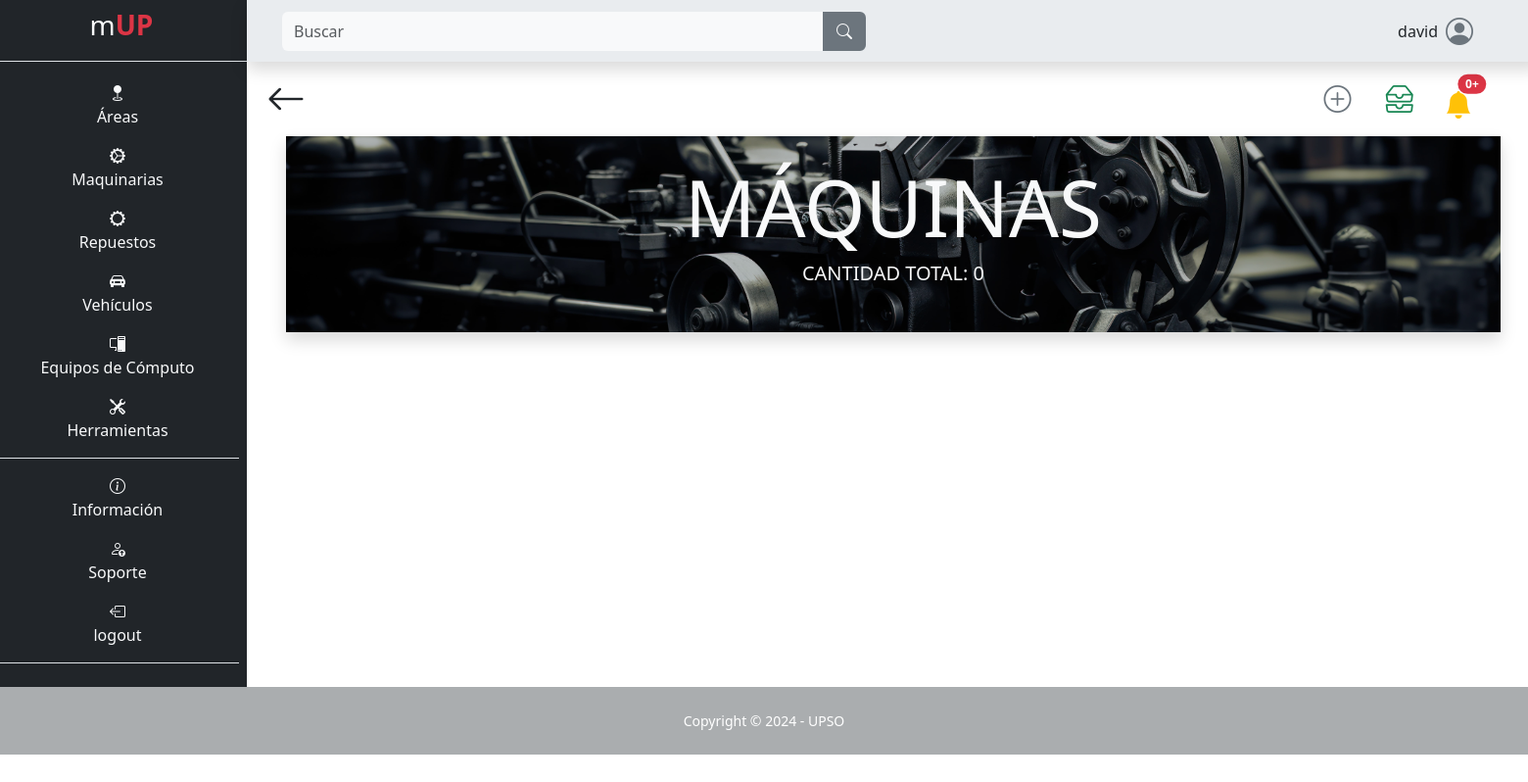
Before: /maquina/maquina/ (signed in) with the older database file.
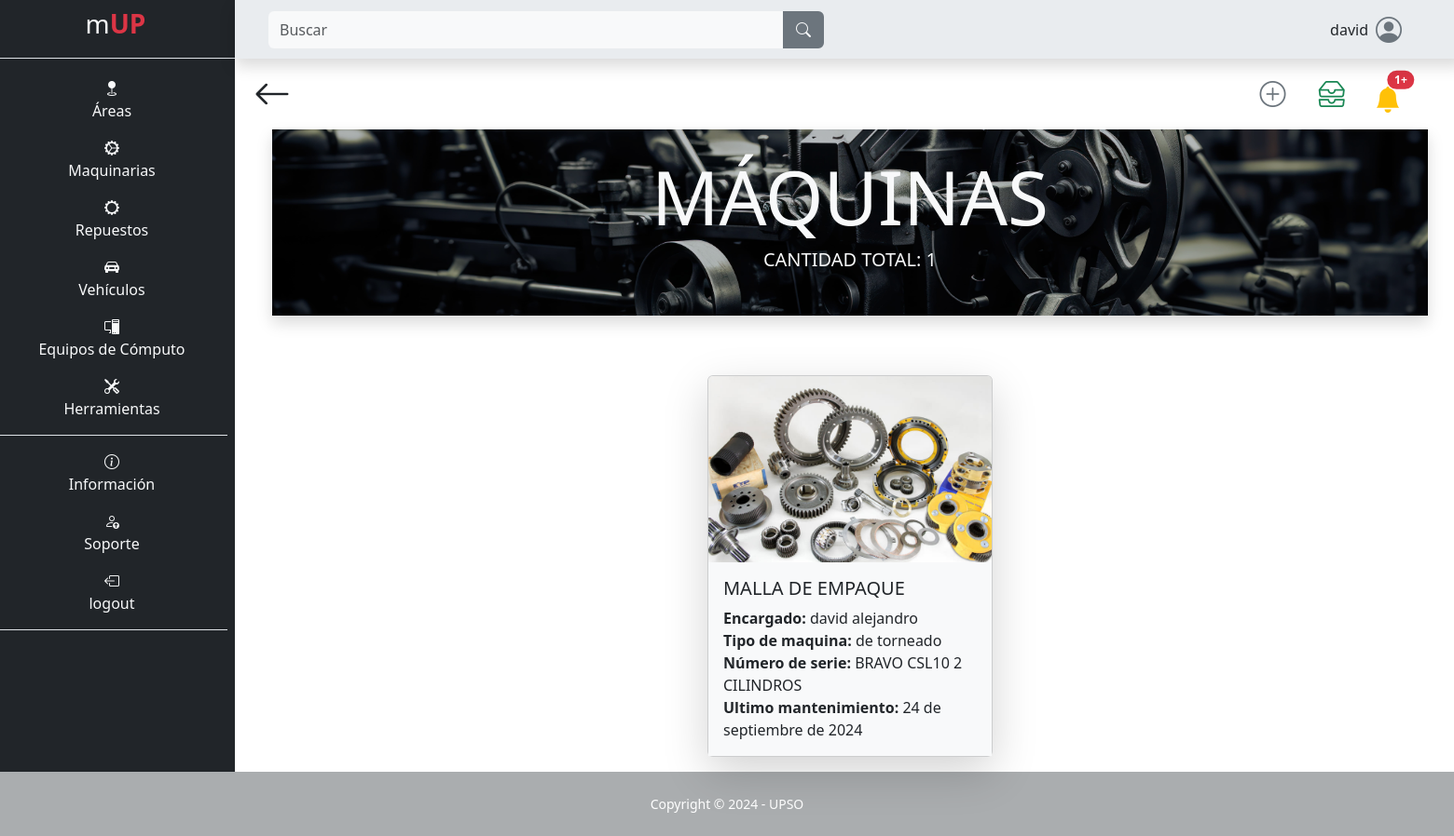
After: the same page with the newer database file.
### app/mUP_maquina/models.py (models this page shows, shortened)
class Maquina(models.Model):
    nombre = models.CharField(max_length=100, null=False, blank=False)
    encargado = models.CharField(max_length=100, blank=False, null=False)
    teléfono_encargado = models.CharField(max_length=100, blank=False, null=False)
    descripción = models.TextField(max_length=500, null=False, blank=False)
    ubicación = models.CharField(max_length=100, null=False, blank=False)
    tipo_de_máquina = models.CharField(max_length=100, null=False, blank=False)
    número_de_serie_o_modelo = models.CharField(max_length=100, null=False, blank=False)
    proveedor = models.CharField(max_length=100, null=False, blank=False)
    costo_de_adquisición = models.IntegerField(blank=False, null=False)
    fecha_de_adquisición = models.DateField(default=date.today, blank=False, null=False)
    fecha_de_instalación = models.DateField(default=date.today, blank=False, null=False)
    estado_de_garantía = models.CharField(max_length=100, null=False, blank=False)
    consumo_de_energía = models.CharField(max_length=100, null=False, blank=False)
    horas_máquina_trabajada = models.IntegerField(blank=False, null=False)
    intervalo_mantenimiento = models.IntegerField(blank=False, null=False)
    fecha_ultimo_mantenimiento = models.DateField(default=date.today, blank=False, null=False)
    imagen = models.ImageField(upload_to="maquina/imagen", null=False, blank=False)
    def horas_restantes_mantenimiento(self):
        ultimo_mantenimiento = MantenimientoMaquina.objects.filter(maquina=self, tipo__id=1).order_by('-fecha_fin').first()
        if ultimo_mantenimiento:
            horas_uso_ultimo_mantenimiento = ultimo_mantenimiento.hr_maquina
        else:
            horas_uso_ultimo_mantenimiento = 0
        proximo_mantenimineto = horas_uso_ultimo_mantenimiento + self.intervalo_mantenimiento
        horas_restantes = proximo_mantenimineto - self.horas_máquina_trabajada
        return horas_restantes

### app/mUP_maquina/views.py (the view)
# urls.py: path('maquina/', views.maquina, name="maquina"),
@login_required
def maquina(request):
    horas_alerta = HorasParaAlerta.objects.first().horas
    alert = Maquina.objects.all()
    maquinas = Maquina.objects.filter(nombre__icontains=request.GET.get('search', ''))
    total_maquinas = len(maquinas)
    alertas = []
    for maquina in alert:
        horas_restantes = maquina.horas_restantes_mantenimiento()
        if horas_restantes <= horas_alerta:
            alertas.append({
                'maquina': maquina,
                'horas_restantes': horas_restantes
            })
    alertas_ordenadas = sorted(alertas, key=lambda x: x['horas_restantes'])
    total_alertas = len(alertas_ordenadas)
    context = {
        'maquinas': maquinas,
        'total_maquinas': total_maquinas,
        'alertas': alertas_ordenadas,
        'total_alertas': total_alertas,
    }
    return render(request, 'mUP_maquina/maquina.html', context)

### templates/mUP_maquina/maquina.html (shortened to what this page needs)
{% extends "layout/base.html" %}
{% block 'content' %}
<div class="container">
    <div class="d-flex p-2 justify-content-between">
        <a class="text-decoration-none text-dark flecha-atras" href="{% url "index" %}">
            <i class="bi bi-arrow-left fs-1"></i>
        </a>
        <div class="pt-2 me-3 me-md-0">
            <a class="ms-1 fs-3 me-1 me-md-4 text-decoration-none text-secondary mas" href="{% url "maquina_nueva" %}">
                <i class="bi bi-plus-circle"></i>
            </a>
            <a class="ms-1 fs-3 me-1 me-md-4 text-decoration-none text-success tabla" href="{% url "maquina_tabla_mantenimientos" %}">
                <i class="bi bi-inboxes"></i>
            </a>
            <a type="button" class="btn btn-tranparent position-relative p-0 mb-0 me-1 me-md-5 alert" href="{% url "maquina_alertas" %}">
                <i class="bi bi-bell-fill fs-3 text-warning"></i>
                <span class="position-absolute top-0 start-100 translate-middle badge rounded-pill bg-danger">
                    {{ total_alertas }}+
                </span>
            </a>
        </div>
    </div>
    <div class="container cabecera_maquina shadow bg-secondary bg-opacity-50 p-4 bw-5">
        <h1 class="text-center text-light text-uppercase display-1"><strong>máquinas</strong></h1>
        <h5 class="text-center text-light text-uppercase">Cantidad total: {{ total_maquinas }}</h5>
    </div>
    <div class="row mt-5 d-flex justify-content-center align-item-center ps-5 pe-5">
        {% for maquina in maquinas %}
        <div class="col-12 col-md-3 card p-0 m-3 custom shadow-lg">
            <a class="text-decoration-none text-dark" href="{% url "detalles_maquina" id=maquina.id %}">
                <img src="{{ maquina.imagen.url }}" class="card-img-top" alt="..." style="max-height: 200px; min-height: 200px; object-fit: cover;">
                <div class="card-body custom">
                    <h5 class="card-title">{{ maquina.nombre }}</h5>
                    <p class="card-text m-0"><b>Encargado:</b> {{ maquina.encargado }}</p>
                    <p class="card-text m-0"><b>Tipo de maquina:</b> {{ maquina.tipo_de_máquina }}</p>
                    <p class="card-text m-0"><b>Número de serie:</b> {{ maquina.número_de_serie_o_modelo }}</p>
                    <p class="card-text m-0"><b>Ultimo mantenimiento:</b> {{ maquina.fecha_ultimo_mantenimiento }}</p>
                </div>
            </a>
        </div>
        {% endfor %}
    </div>
</div>
{% endblock %}

### templates/layout/base.html (shortened to what this page needs)
{% load static %}
<!DOCTYPE html>
<html lang="es">
<head>
    <link rel="stylesheet" href="https://cdn.jsdelivr.net/npm/bootstrap-icons@1.10.3/font/bootstrap-icons.css">
    <link rel="stylesheet" href="{% static "css/bootstrap.css" %}">
    <link rel="stylesheet" href="{% static "css/style.css" %}">
</head>
<body class="" id="page-top">
    <main>
        <div class="row">
            {% if user.is_authenticated %}
            <div class="col-12 col-md-2 m-0 p-0 text-light text-center barra d-none d-md-block">
                <ul class="mt-1">
                    <li class="nav-item text-center fs-3 lista-menu me-4" style="transition: background-color 0.5s ease">
                        <a class="nav-link lista-menu text-decoration-none" href="{% url "index" %}">
                            <span>m</span><span class="text-danger"><b>UP</b></span>
                        </a>
                    </li>
                </ul>
                <ul class="flex-column align-items-stretch p-2 border-top">
                    <li class="nav-item mt-1 pt-2 lista-menu text-center" style="transition: background-color 0.5s ease">
                        <a class="text-light text-decoration-none lista-menu" href="{% url "area" %}"><i class="bi bi-geo-fill"></i><p>Áreas</p></a>
                    </li>
                    <li class="nav-item lista-menu" style="transition: background-color 0.5s ease">
                        <a class="text-light text-decoration-none lista-menu" href="{% url "maquina" %}"><i class="bi bi-gear-wide-connected"></i><p>Maquinarias</p></a>
                    </li>
                    <li class="nav-item lista-menu" style="transition: background-color 0.5s ease">
                        <a class="text-light text-decoration-none lista-menu" href="{% url "repuesto_maquina" %}"><i class="bi bi-gear-wide"></i><p>Repuestos</p></a>
                    </li>
                    <li class="nav-item lista-menu" style="transition: background-color 0.5s ease">
                        <a class="text-light text-decoration-none lista-menu" href=""><i class="bi bi-car-front-fill"></i><p>Vehículos</p></a>
                    </li>
                    <li class="nav-item lista-menu" style="transition: background-color 0.5s ease">
                        <a class="text-light text-decoration-none lista-menu" href="{% url "pc" %}"><i class="bi bi-pc-display"></i><p>Equipos de Cómputo</p></a>
                    </li>
                    <li class="nav-item border-bottom lista-menu" style="transition: background-color 0.5s ease">
                        <a class="text-light text-decoration-none lista-menu" href="{% url "herramienta" %}"><i class="bi bi-tools"></i><p>Herramientas</p></a>
                    </li>
                    <li class="nav-item pt-3 lista-menu" style="transition: background-color 0.5s ease">
                        <a class="text-light text-decoration-none lista-menu" href="{% url "info" %}"><i class="bi bi-info-circle"></i><p>Información</p></a>
                    </li>
                    <li class="nav-item lista-menu" style="transition: background-color 0.5s ease">
                        <a class="text-light text-decoration-none lista-menu" href="{% url "soporte" %}">  <i class="bi bi-person-up"></i><p>Soporte</p></a>
                    </li>
                    {% if user.is_authenticated %}
                        <li class="nav-item lista-menu border-bottom" style="transition: background-color 0.5s ease">
                            <a class="text-light text-decoration-none lista-menu" href="{% url "logout" %}"><i class="bi bi-box-arrow-left"></i><p>logout</p></a>
                        </li>
                    {% else %}
                        <li class="nav-item lista-menu border-bottom" style="transition: background-color 0.5s ease">
                            <a class="text-light text-decoration-none lista-menu" href="{% url "login" %}"><i class="bi bi-box-arrow-right"></i><p>Login</p></a>
                        </li>
                    {% endif %}
                </ul>
            </div>
            {% endif %}
            <div class="col-12 col-md-10 m-0 p-0">
                {% if user.is_authenticated %}
                <nav class="row navbar bg-body-secondary p-2 m-0 shadow sticky-top navbar-expand-lg">
                        <div class="col-12 col-md-6 order-lg-first order-last">
                            <form class="d-flex form-inline mr-auto ml-md-3 my-2 my-md-0 ms-3 me-3 mw-100 navbar-search" role="search" action="" method='GET'>
                                <div class="input-group">
                                    <input class="form-control bg-light border-0 small" id="search-input" name="search" type="search" placeholder="Buscar" aria-label="Search">
                                    <div class="input-group-append">
                                        <button class="btn btn-secondary text-light rounded-0 rounded-end border-2" type="submit">
                                            <i class="bi bi-search"></i>
                                        </button>
                                    </div>
                                </div>
                            </form>
                        </div>
                        <div class="col-12 col-md-6">
                            <div class="me-5 d-flex justify-content-center justify-content-md-end align-items-center">
                                <p class="ms-5 mt-auto mb-auto">{{ user }}</p>
                                <i class="bi bi-person-circle fs-3 ms-2 icono-persona"></i>
                            </div>
                        </div>
                </nav>
                {% endif %}
                {% block 'content' %}{% endblock %}
            </div>
    </main>
    {% if user.is_authenticated %}
    <footer class="footer">
        <div class="small text-center p-4 text-white">Copyright &copy; 2024 - UPSO</div>
    </footer>
    {% endif %}
</body>
</html>

### static/css/style.css (style rules this page uses)
:root { --color-primary: #6c757d; --color-secondary: #212529; --color-tertiary: #f8f9fa; --body: #ffffff; --footer: #aaadaf; }
* { margin: 0; padding: 0; box-sizing: border-box; }
body { background-color: var(--body); }
.barra { background-color: var(--color-secondary); }
ul { list-style-type: none; }
.icono-persona { color: var(--color-primary); }
.cabecera_maquina { height: 200px; max-width: 1240px; background-image: url("../images/old-industrial-machines-symbols-enduring-craftsmanship.jpg"); background-position: center; background-repeat: no-repeat; background-attachment: scroll; background-size: cover; background-blend-mode: multiply; }
.custom { background-color: var(--color-tertiary); }
.footer { background-color: var(--footer); }

Changed rows visible on the page:
added Maquina: imagen (picture), nombre "MALLA DE EMPAQUE", encargado "david alejandro", tipo_de_máquina "de torneado", número_de_serie_o_modelo "BRAVO CSL10 2 CILINDROS", fecha_ultimo_mantenimiento "24 de septiembre de 2024"
Other visible differences:
{{ total_alertas }}: "0" → "1"
{{ total_maquinas }}: "0" → "1"
